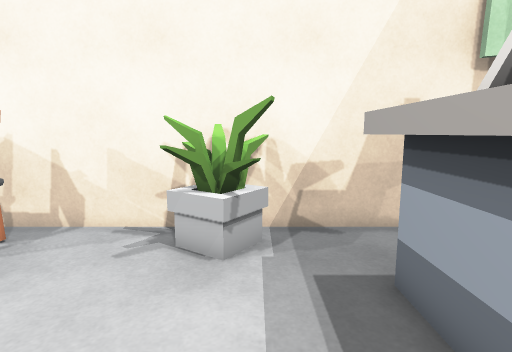
View 1 (above)

20 first-person views from a walk through a Unity game level. The camera is 1.3 m above the floor, tilts 8° down and sees 80° across. The floor is counted in squares, 0.5 m on a side. Each view is taken from the middle of a square. On the plan, view 1 faces up. The plan holds only what a view shows up to about 20 squares ahead; the rest is blank. The place goes on beyond the plan. The player character is not drawn. Some animated figures are not drawn.

View 2
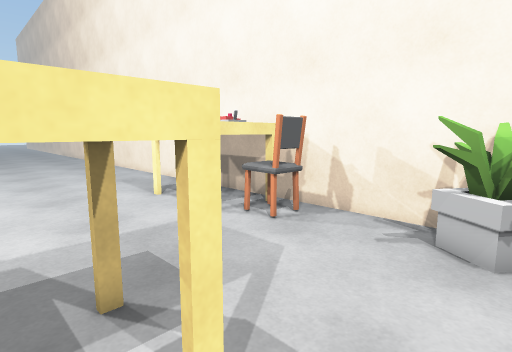

View 3
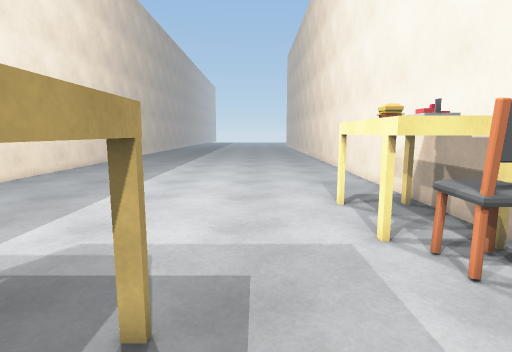

View 4
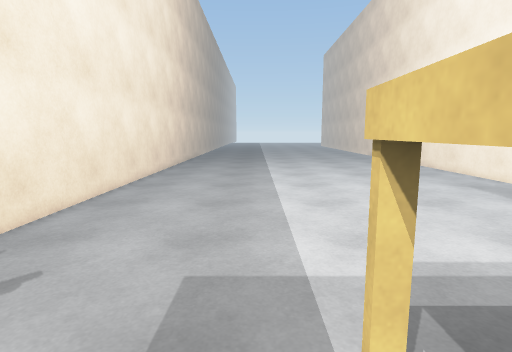

View 5
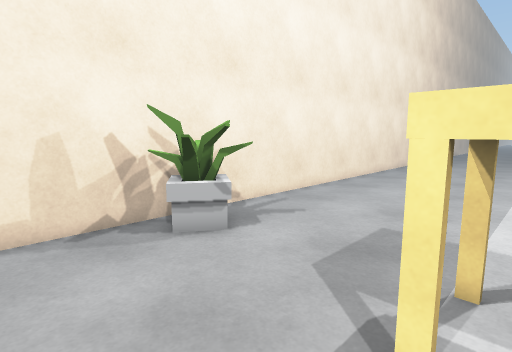

View 6
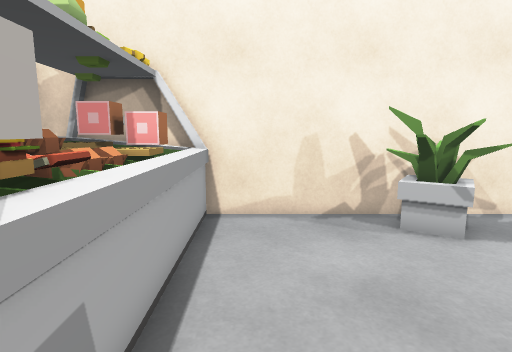

View 7
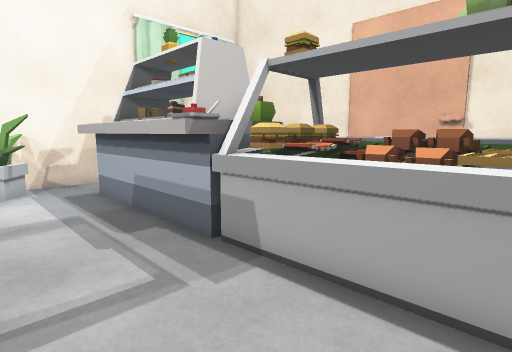

View 8
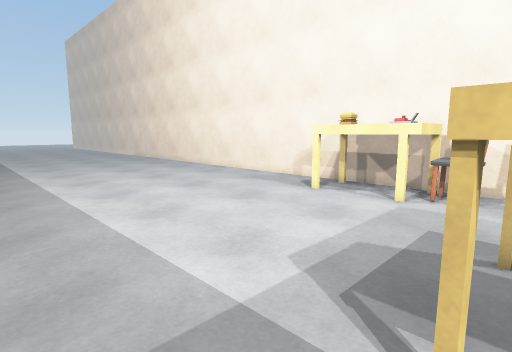

View 9
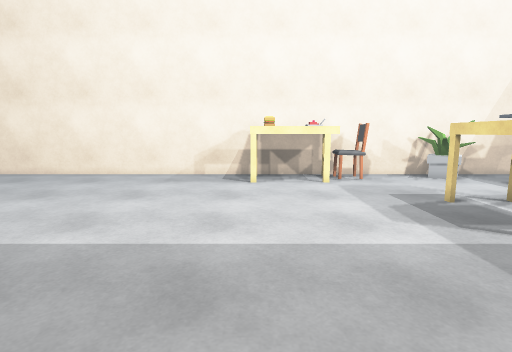

View 10
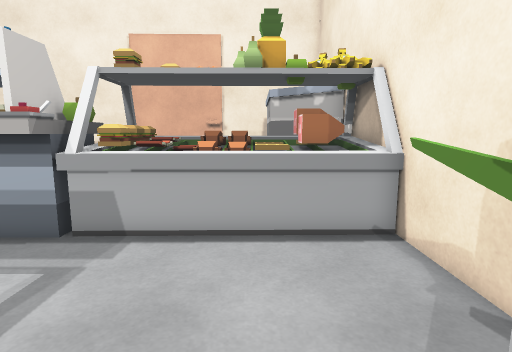

View 11
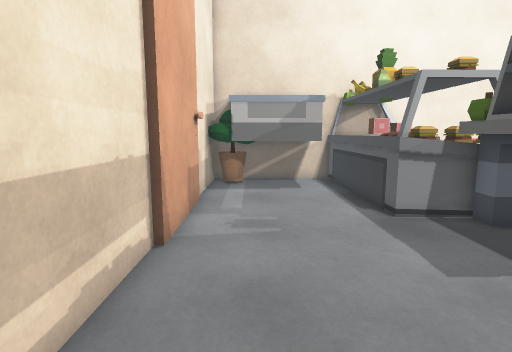

View 12
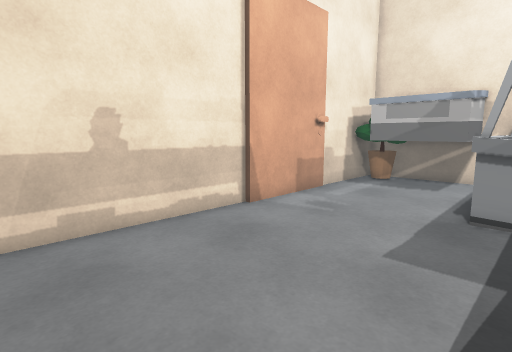

View 13
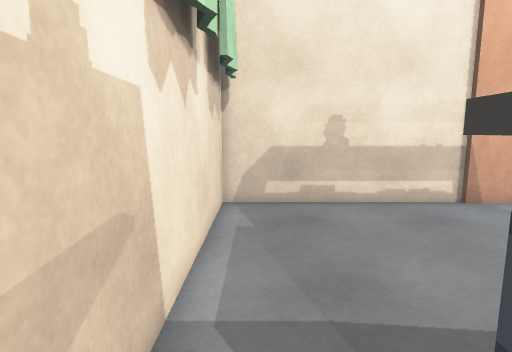

View 14
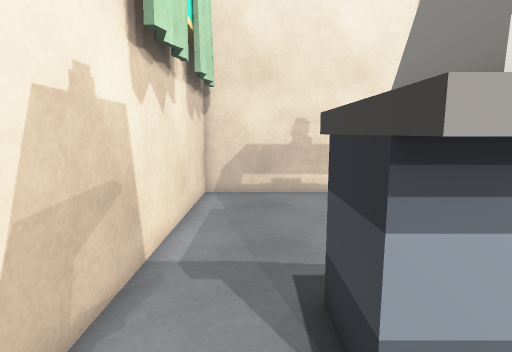

View 15
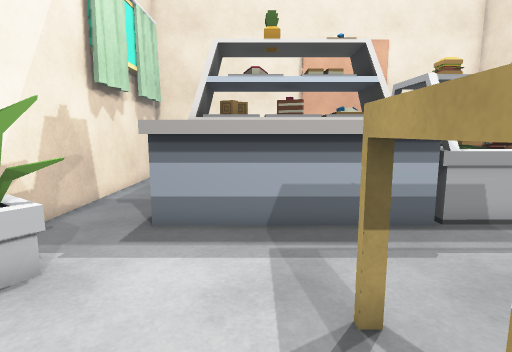

View 16
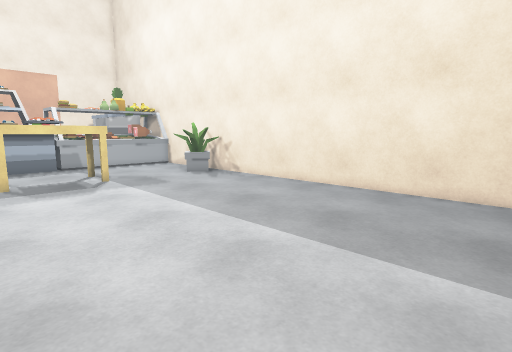

View 17
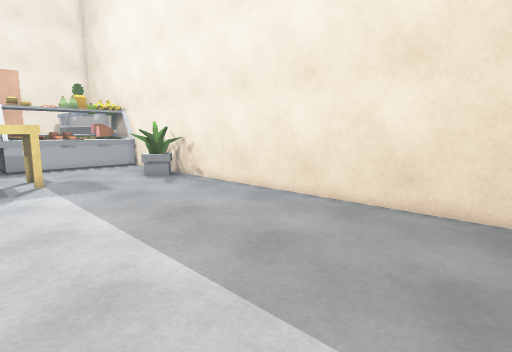

View 18
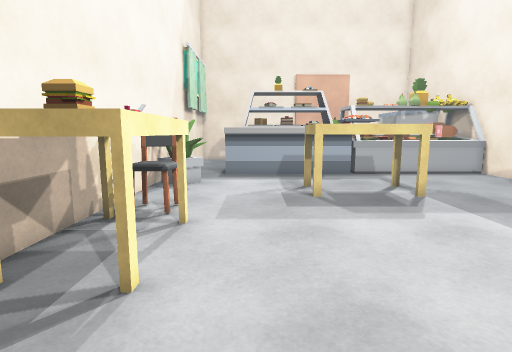

View 19
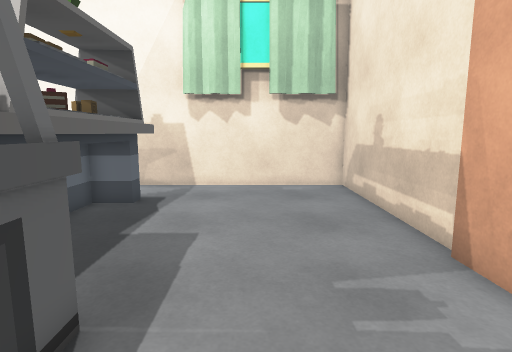

View 20
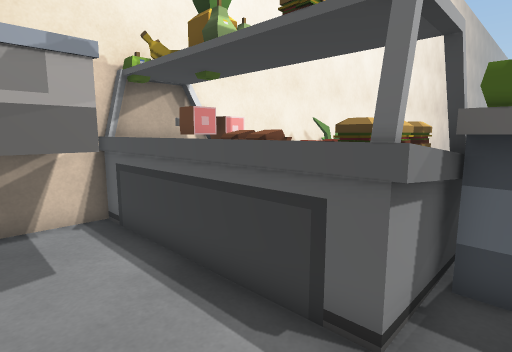

### Floor plan
Key: @ floor where view 1 was taken; # wall or solid block; x gap in a wall; . floor; = window, fence, low wall or low ledge; ^ raised ledge; C chair; P plant; O other object.
Columns run from 22 left of view 1 to 13 right of it. Each row starts with its distance up from view 1.
  8 ####################################
  7 ..........OO OOCC...PPP............#
  6 ..........OO OOCC....P.............#
  5 ..........OOOOO.........^^^^.......#
  4 ........................^^^^.......#
  3 ........................^###.......#
  2 ........................^###.......#
  1 ........................^###.......#
  0 .................^^^^.@.^###.......#
 -1 .................^^#^...^###.......#
 -2 .................^^ ^...^^##.......#
 -3 .................^  ^...x^^#=#.....#
 -4 ..................^^^...=^###^.....#
 -5 .........................^###=.....#
 -6 .........................^###=.....#
 -7 .........................^###=.....#
 -8 .........................^###^ ....#
 -9 .........................^# ########
-10 .................PPP....=^#
-11 ..................PP....=##
-12 ###########################

Positions as (right, up) in squares from view 1, and headings:
1: (0, 0), facing up
2: (0, -1), facing up-left
3: (-1, 2), facing left
4: (-2, -5), facing left
5: (1, -3), facing down-left
6: (1, -2), facing down
7: (-2, -9), facing up-right
8: (-4, -7), facing up-left
9: (-12, -11), facing up
10: (-5, -8), facing right
11: (11, 6), facing down
12: (5, 7), facing down-right
13: (2, 7), facing right
14: (0, 6), facing right
15: (-6, 2), facing right
16: (-22, 2), facing down-right
17: (-22, -1), facing down-right
18: (-17, 3), facing right
19: (9, -7), facing up
20: (10, -2), facing down-left
